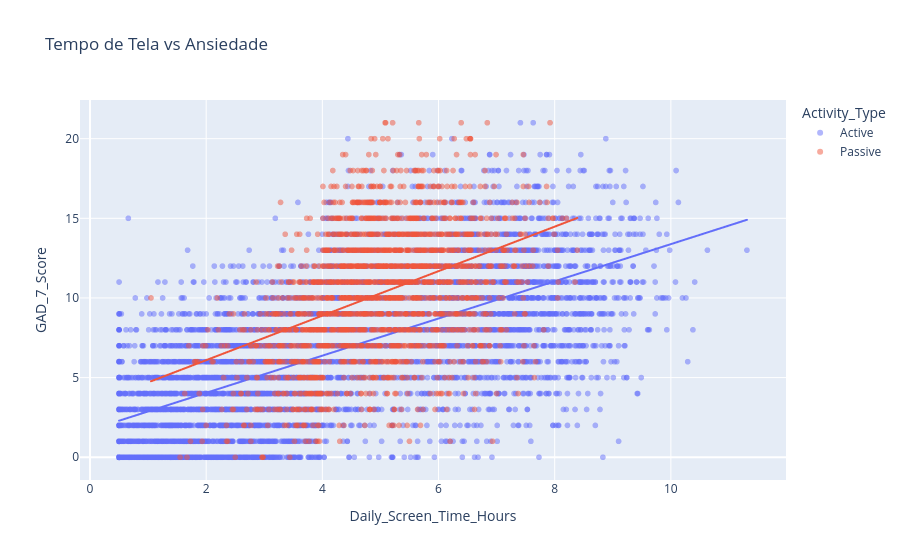

The notebook cell this image was saved under:
### Code cell
fig = px.scatter(df, x="Daily_Screen_Time_Hours", y="GAD_7_Score",
                 color="Activity_Type", opacity=0.5,
                 trendline="ols",
                 title="Tempo de Tela vs Ansiedade")
fig.show()

### Figure 1 — Plotly figure (JSON) as saved in the notebook; plotly's stock layout.template omitted (floating-point values rounded to 4 significant figures; data arrays with more than 128 entries replaced by an {"elided": "..."} marker saying what was removed)
{"data": [{"hovertemplate": "Activity_Type=Active<br>Daily_Screen_Time_Hours=%{x}<br>GAD_7_Score=%{y}<extra></extra>", "legendgroup": "Active", "marker": {"color": "#636efa", "opacity": 0.5, "symbol": "circle"}, "mode": "markers", "name": "Active", "showlegend": true, "type": "scattergl", "x": {"elided": "6091 float values"}, "xaxis": "x", "y": {"elided": "6091 int values"}, "yaxis": "y"}, {"hovertemplate": "<b>OLS trendline</b><br>GAD_7_Score = 1.16703 * Daily_Screen_Time_Hours + 1.70916<br>R<sup>2</sup>=0.441714<br><br>Activity_Type=Active<br>Daily_Screen_Time_Hours=%{x}<br>GAD_7_Score=%{y} <b>(trend)</b><extra></extra>", "legendgroup": "Active", "marker": {"color": "#636efa", "symbol": "circle"}, "mode": "lines", "name": "Active", "showlegend": false, "type": "scattergl", "x": {"elided": "6091 float values"}, "xaxis": "x", "y": {"elided": "6091 float values"}, "yaxis": "y"}, {"hovertemplate": "Activity_Type=Passive<br>Daily_Screen_Time_Hours=%{x}<br>GAD_7_Score=%{y}<extra></extra>", "legendgroup": "Passive", "marker": {"color": "#EF553B", "opacity": 0.5, "symbol": "circle"}, "mode": "markers", "name": "Passive", "showlegend": true, "type": "scattergl", "x": {"elided": "1909 float values"}, "xaxis": "x", "y": {"elided": "1909 int values"}, "yaxis": "y"}, {"hovertemplate": "<b>OLS trendline</b><br>GAD_7_Score = 1.397 * Daily_Screen_Time_Hours + 3.3017<br>R<sup>2</sup>=0.163451<br><br>Activity_Type=Passive<br>Daily_Screen_Time_Hours=%{x}<br>GAD_7_Score=%{y} <b>(trend)</b><extra></extra>", "legendgroup": "Passive", "marker": {"color": "#EF553B", "symbol": "circle"}, "mode": "lines", "name": "Passive", "showlegend": false, "type": "scattergl", "x": {"elided": "1909 float values"}, "xaxis": "x", "y": {"elided": "1909 float values"}, "yaxis": "y"}], "layout": {"legend": {"title": {"text": "Activity_Type"}, "tracegroupgap": 0}, "title": {"text": "Tempo de Tela vs Ansiedade"}, "xaxis": {"anchor": "y", "domain": [0, 1], "title": {"text": "Daily_Screen_Time_Hours"}}, "yaxis": {"anchor": "x", "domain": [0, 1], "title": {"text": "GAD_7_Score"}}}}
